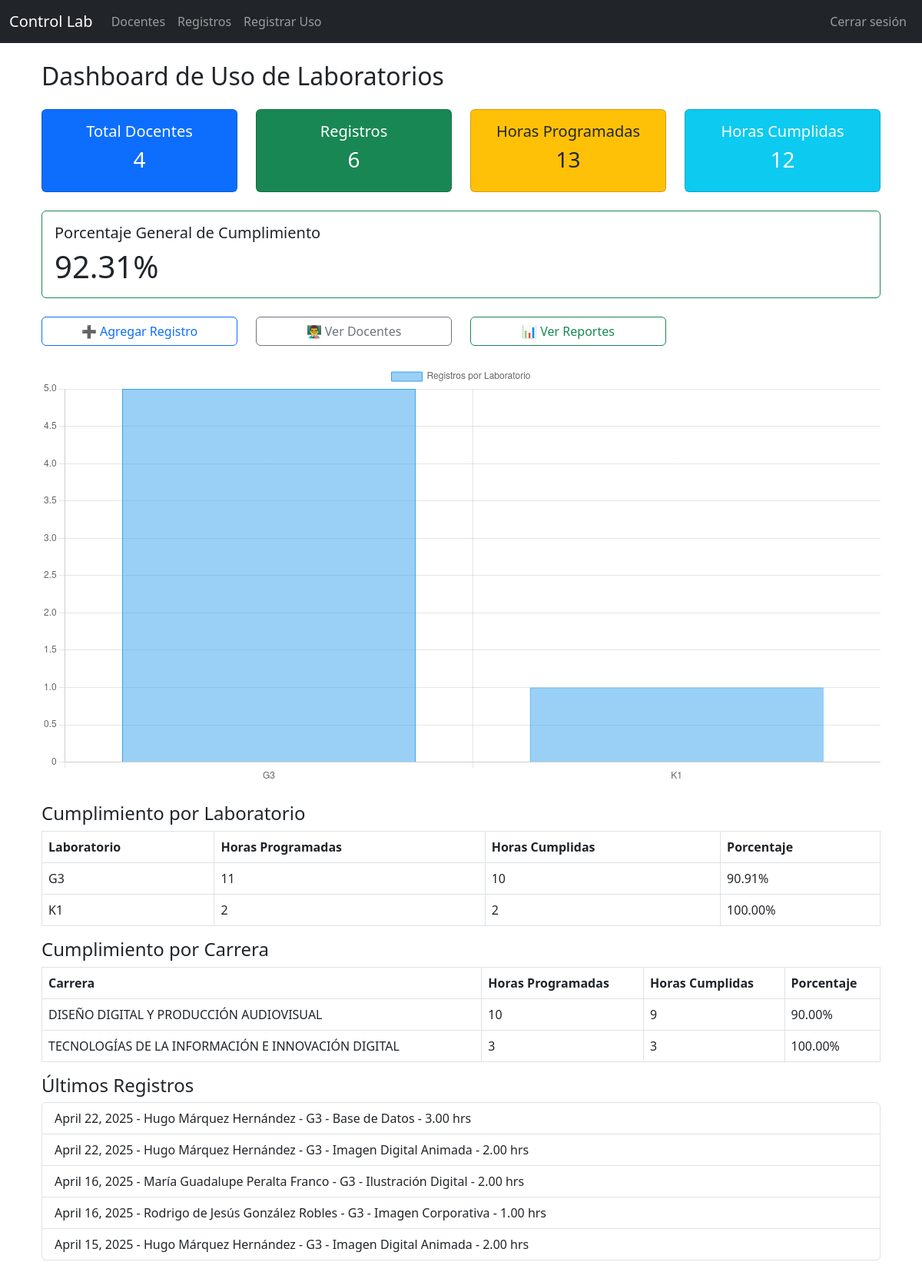
The app's page / (signed in) with its own data.
### registros/models.py (models this page shows, shortened)
class RegistroUsoLaboratorio(models.Model):
    LABORATORIOS = [
        ('G1', 'Laboratorio G1'),
        ('G2', 'Laboratorio G2'),
        ('G3', 'Laboratorio G3'),
        ('G4', 'Laboratorio G4'),
        ('G5', 'Laboratorio G5'),
        ('G6', 'Laboratorio G6'),
        ('K1', 'Laboratorio K1'),
        ('K2', 'Laboratorio K2'),
        ('H1', 'Laboratorio H1'),
    ]
    fecha = models.DateField()
    laboratorio = models.CharField(max_length=50, choices=LABORATORIOS)
    grupo = models.CharField(max_length=20)
    numero_estudiantes = models.PositiveIntegerField("Número de estudiantes", default=0)
    docente = models.ForeignKey('Docente', on_delete=models.CASCADE)
    materia = models.CharField(max_length=100)
    carrera = models.CharField(max_length=100)
    unidad = models.CharField(max_length=50)
    tema = models.CharField(max_length=200)
    horas_programadas = models.DecimalField(max_digits=4, decimal_places=2)
    horas_cumplidas = models.DecimalField(max_digits=4, decimal_places=2)

class Docente(models.Model):
    nombre = models.CharField(max_length=100)
    cedula = models.CharField(max_length=10)
    carrera = models.CharField(max_length=100)

### registros/views.py (the view)
# urls.py: path('', views.dashboard, name='dashboard'),
@login_required
def dashboard(request):
    total_docentes = Docente.objects.count()
    total_registros = RegistroUsoLaboratorio.objects.count()
    total_horas_programadas = RegistroUsoLaboratorio.objects.aggregate(
        Sum('horas_programadas')
    )['horas_programadas__sum'] or 0
    total_horas_cumplidas = RegistroUsoLaboratorio.objects.aggregate(
        Sum('horas_cumplidas')
    )['horas_cumplidas__sum'] or 0
    ultimos_registros = RegistroUsoLaboratorio.objects.select_related('docente').order_by('-fecha')[:5]
    registros_por_laboratorio = RegistroUsoLaboratorio.objects.values('laboratorio').annotate(total=Count('id'))
    labels_labs = [r['laboratorio'] for r in registros_por_laboratorio]
    data_labs = [r['total'] for r in registros_por_laboratorio]
    porcentaje_cumplimiento = (
        round((total_horas_cumplidas / total_horas_programadas) * 100, 2)
        if total_horas_programadas else 0
    )
    cumplimiento_labs = RegistroUsoLaboratorio.objects.values('laboratorio').annotate(
        horas_programadas=Sum('horas_programadas'),
        horas_cumplidas=Sum('horas_cumplidas')
    ).annotate(
        porcentaje=ExpressionWrapper(
            F('horas_cumplidas') * 100.0 / F('horas_programadas'),
            output_field=FloatField()
        )
    )
    cumplimiento_carreras = RegistroUsoLaboratorio.objects.values('carrera').annotate(
        horas_programadas=Sum('horas_programadas'),
        horas_cumplidas=Sum('horas_cumplidas')
    ).annotate(
        porcentaje=ExpressionWrapper(
            F('horas_cumplidas') * 100.0 / F('horas_programadas'),
            output_field=FloatField()
        )
    )
    context = {
        'total_docentes': total_docentes,
        'total_registros': total_registros,
        'total_horas_programadas': total_horas_programadas,
        'total_horas_cumplidas': total_horas_cumplidas,
        'ultimos_registros': ultimos_registros,
        'labels_labs': labels_labs,
        'data_labs': data_labs,
        'porcentaje_cumplimiento': porcentaje_cumplimiento,
        'cumplimiento_labs': cumplimiento_labs,
        'cumplimiento_carreras': cumplimiento_carreras,
    }
    return render(request, 'registros/dashboard.html', context)

### registros/templates/registros/dashboard.html (shortened to what this page needs)
{% extends 'base.html' %}
{% load static %}
{% block content %}
<div class="container mt-4">
    <h2 class="mb-4">Dashboard de Uso de Laboratorios</h2>
    <div class="row text-center mb-4">
        <div class="col-md-3">
            <div class="card bg-primary text-white">
                <div class="card-body">
                    <h5>Total Docentes</h5>
                    <h3>{{ total_docentes }}</h3>
                </div>
            </div>
        </div>
        <div class="col-md-3">
            <div class="card bg-success text-white">
                <div class="card-body">
                    <h5>Registros</h5>
                    <h3>{{ total_registros }}</h3>
                </div>
            </div>
        </div>
        <div class="col-md-3">
            <div class="card bg-warning text-dark">
                <div class="card-body">
                    <h5>Horas Programadas</h5>
                    <h3>{{ total_horas_programadas }}</h3>
                </div>
            </div>
        </div>
        <div class="col-md-3">
            <div class="card bg-info text-white">
                <div class="card-body">
                    <h5>Horas Cumplidas</h5>
                    <h3>{{ total_horas_cumplidas }}</h3>
                </div>
            </div>
        </div>
    </div>
    <div class="row mb-4">
        <div class="col">
            <div class="card border-success">
                <div class="card-body">
                    <h5 class="card-title">Porcentaje General de Cumplimiento</h5>
                    <p class="card-text display-6">{{ porcentaje_cumplimiento }}%</p>
                </div>
            </div>
        </div>
    </div>
    <div class="row mb-4">
        <div class="col-md-3">
            <a href="{% url 'registro_uso_laboratorio' %}" class="btn btn-outline-primary btn-block w-100">➕ Agregar Registro</a>
        </div>
        <div class="col-md-3">
            <a href="{% url 'lista_docentes' %}" class="btn btn-outline-secondary btn-block w-100">👨‍🏫 Ver Docentes</a>
        </div>
        <div class="col-md-3">
            <a href="{% url 'reportes' %}" class="btn btn-outline-success btn-block w-100">📊 Ver Reportes</a>
        </div>
    </div>
    <div class="row mb-4">
        <div class="col">
            <canvas id="graficaLabs"></canvas>
        </div>
    </div>
    <h4>Cumplimiento por Laboratorio</h4>
    <table class="table table-bordered">
        <thead>
            <tr>
                <th>Laboratorio</th>
                <th>Horas Programadas</th>
                <th>Horas Cumplidas</th>
                <th>Porcentaje</th>
            </tr>
        </thead>
        <tbody>
            {% for item in cumplimiento_labs %}
            <tr>
                <td>{{ item.laboratorio }}</td>
                <td>{{ item.horas_programadas }}</td>
                <td>{{ item.horas_cumplidas }}</td>
                <td>{{ item.porcentaje|floatformat:2 }}%</td>
            </tr>
            {% endfor %}
        </tbody>
    </table>
    <h4>Cumplimiento por Carrera</h4>
    <table class="table table-bordered">
        <thead>
            <tr>
                <th>Carrera</th>
                <th>Horas Programadas</th>
                <th>Horas Cumplidas</th>
                <th>Porcentaje</th>
            </tr>
        </thead>
        <tbody>
            {% for item in cumplimiento_carreras %}
            <tr>
                <td>{{ item.carrera }}</td>
                <td>{{ item.horas_programadas }}</td>
                <td>{{ item.horas_cumplidas }}</td>
                <td>{{ item.porcentaje|floatformat:2 }}%</td>
            </tr>
            {% endfor %}
        </tbody>
    </table>
    <h4>Últimos Registros</h4>
    <ul class="list-group mb-5">
        {% for registro in ultimos_registros %}
        <li class="list-group-item">
            {{ registro.fecha }} - {{ registro.docente.nombre }} - {{ registro.laboratorio }} - {{ registro.materia }} - {{ registro.horas_cumplidas }} hrs
        </li>
        {% endfor %}
    </ul>
</div>
<script>
    const ctx = document.getElementById('graficaLabs').getContext('2d');
    const graficaLabs = new Chart(ctx, {
        type: 'bar',
        data: {
            labels: {{ labels_labs|safe }},
            datasets: [{
                label: 'Registros por Laboratorio',
                data: {{ data_labs|safe }},
                backgroundColor: 'rgba(54, 162, 235, 0.5)',
                borderColor: 'rgba(54, 162, 235, 1)',
                borderWidth: 1
            }]
        },
        options: {
            responsive: true,
            scales: {
                y: {
                    beginAtZero: true
                }
            }
        }
    });
</script>
{% endblock %}

### records on screen
RegistroUsoLaboratorio: carrera "TECNOLOGÍAS DE LA INFORMACIÓN E INNOVACIÓN DIGITAL", horas_programadas "3", horas_cumplidas "3", porcentaje "100.00", fecha "April 22, 2025", docente.nombre "Hugo Márquez Hernández", laboratorio "G3", materia "Base de Datos", horas_cumplidas "3.00"
RegistroUsoLaboratorio: fecha "April 22, 2025", docente.nombre "Hugo Márquez Hernández", laboratorio "G3", materia "Imagen Digital Animada", horas_cumplidas "2.00"
RegistroUsoLaboratorio: fecha "April 16, 2025", docente.nombre "María Guadalupe Peralta Franco", laboratorio "G3", materia "Ilustración Digital", horas_cumplidas "2.00"
RegistroUsoLaboratorio: fecha "April 16, 2025", docente.nombre "Rodrigo de Jesús González Robles", laboratorio "G3", materia "Imagen Corporativa", horas_cumplidas "1.00"
RegistroUsoLaboratorio: fecha "April 15, 2025", docente.nombre "Hugo Márquez Hernández", laboratorio "G3", materia "Imagen Digital Animada", horas_cumplidas "2.00"

### other values on screen
{{ total_docentes }} "4"
{{ total_registros }} "6"
{{ total_horas_programadas }} "13"
{{ total_horas_cumplidas }} "12"
{{ porcentaje_cumplimiento }} "92.31"
{{ item.laboratorio }} "G3" "K1"
{{ item.horas_programadas }} "11" "2"
{{ item.horas_cumplidas }} "10" "2"
{{ item.porcentaje|floatformat:2 }} "90.91" "100.00"
{{ item.carrera }} "DISEÑO DIGITAL Y PRODUCCIÓN AUDIOVISUAL"
{{ item.horas_programadas }} "10"
{{ item.horas_cumplidas }} "9"
{{ item.porcentaje|floatformat:2 }} "90.00"
chart data {{ labels_labs|safe }} ['G3', 'K1']
chart data {{ data_labs|safe }} [5, 1]
